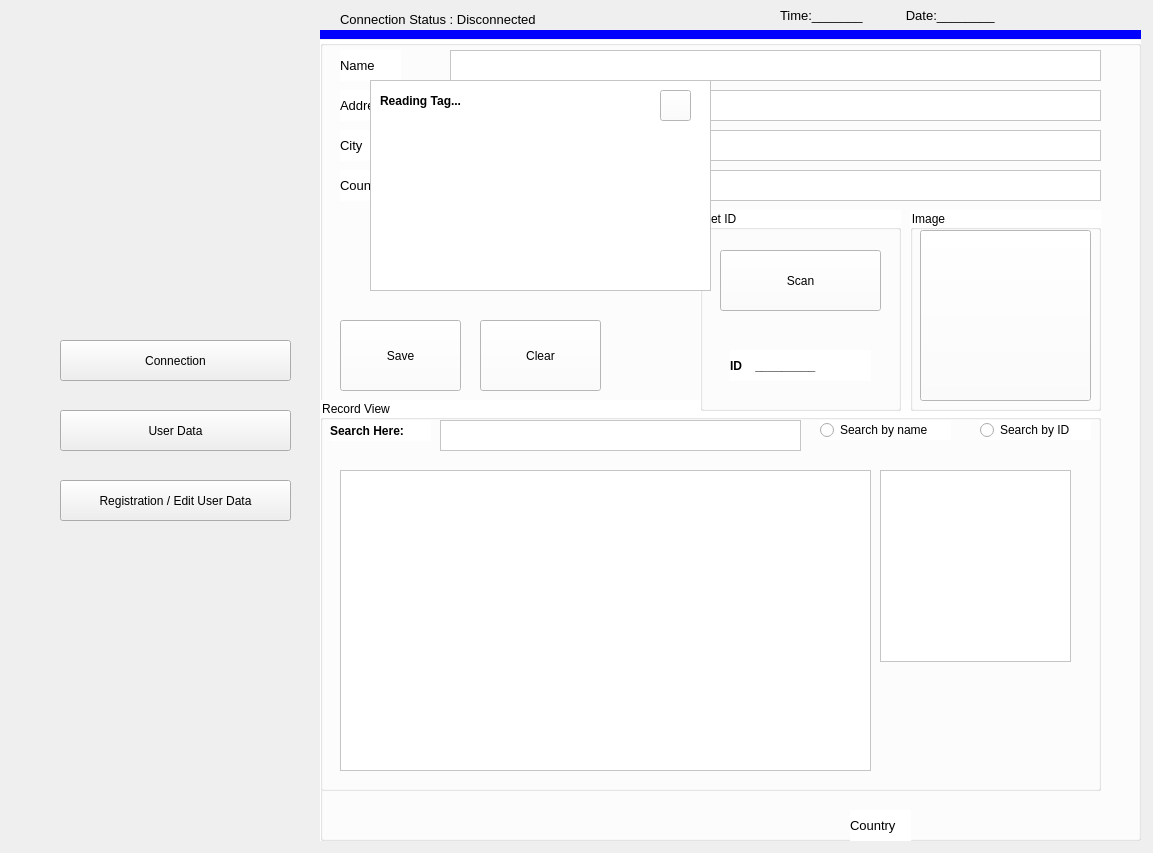
<?xml version="1.0" encoding="UTF-8"?>
<ui version="4.0">
 <class>Form</class>
 <widget class="QWidget" name="Form">
  <property name="geometry">
   <rect>
    <x>0</x>
    <y>0</y>
    <width>1153</width>
    <height>853</height>
   </rect>
  </property>
  <property name="windowTitle">
   <string>Form</string>
  </property>
  <widget class="QPushButton" name="btnUserData">
   <property name="geometry">
    <rect>
     <x>60</x>
     <y>410</y>
     <width>231</width>
     <height>41</height>
    </rect>
   </property>
   <property name="font">
    <font>
     <pointsize>9</pointsize>
    </font>
   </property>
   <property name="text">
    <string>User Data</string>
   </property>
  </widget>
  <widget class="QLabel" name="lbConnectionStatus">
   <property name="geometry">
    <rect>
     <x>340</x>
     <y>9</y>
     <width>251</width>
     <height>21</height>
    </rect>
   </property>
   <property name="font">
    <font>
     <pointsize>10</pointsize>
    </font>
   </property>
   <property name="text">
    <string>Connection Status : Disconnected</string>
   </property>
  </widget>
  <widget class="QLabel" name="lbDateTime">
   <property name="geometry">
    <rect>
     <x>780</x>
     <y>5</y>
     <width>331</width>
     <height>21</height>
    </rect>
   </property>
   <property name="font">
    <font>
     <pointsize>10</pointsize>
    </font>
   </property>
   <property name="text">
    <string>Time:_______            Date:________</string>
   </property>
  </widget>
  <widget class="QLabel" name="label_5">
   <property name="geometry">
    <rect>
     <x>20</x>
     <y>10</y>
     <width>291</width>
     <height>281</height>
    </rect>
   </property>
   <property name="text">
    <string/>
   </property>
   <property name="pixmap">
    <pixmap>../picture/image_tools/image.jpg</pixmap>
   </property>
   <property name="scaledContents">
    <bool>true</bool>
   </property>
  </widget>
  <widget class="QPushButton" name="btnConnection">
   <property name="geometry">
    <rect>
     <x>60</x>
     <y>340</y>
     <width>231</width>
     <height>41</height>
    </rect>
   </property>
   <property name="font">
    <font>
     <pointsize>9</pointsize>
     <stylestrategy>PreferDefault</stylestrategy>
    </font>
   </property>
   <property name="layoutDirection">
    <enum>Qt::LeftToRight</enum>
   </property>
   <property name="text">
    <string>Connection</string>
   </property>
   <property name="iconSize">
    <size>
     <width>20</width>
     <height>20</height>
    </size>
   </property>
  </widget>
  <widget class="QLabel" name="lbBorder">
   <property name="geometry">
    <rect>
     <x>320</x>
     <y>30</y>
     <width>821</width>
     <height>9</height>
    </rect>
   </property>
   <property name="styleSheet">
    <string notr="true">background-color: rgb(0, 0, 255);</string>
   </property>
   <property name="text">
    <string/>
   </property>
  </widget>
  <widget class="QLabel" name="lbConnectImage">
   <property name="geometry">
    <rect>
     <x>600</x>
     <y>10</y>
     <width>20</width>
     <height>20</height>
    </rect>
   </property>
   <property name="text">
    <string/>
   </property>
   <property name="pixmap">
    <pixmap>../picture/image_tools/Disconnect.png</pixmap>
   </property>
   <property name="scaledContents">
    <bool>true</bool>
   </property>
  </widget>
  <widget class="QGroupBox" name="groupBoxConnection">
   <property name="geometry">
    <rect>
     <x>320</x>
     <y>40</y>
     <width>821</width>
     <height>801</height>
    </rect>
   </property>
   <property name="font">
    <font>
     <pointsize>9</pointsize>
    </font>
   </property>
   <property name="styleSheet">
    <string notr="true">background-color: rgb(255, 255, 255);</string>
   </property>
   <property name="title">
    <string/>
   </property>
   <widget class="QComboBox" name="cbxBaudRateUart">
    <property name="geometry">
     <rect>
      <x>660</x>
      <y>20</y>
      <width>131</width>
      <height>31</height>
     </rect>
    </property>
    <property name="font">
     <font>
      <pointsize>9</pointsize>
     </font>
    </property>
   </widget>
   <widget class="QComboBox" name="cbxScanPortUart">
    <property name="geometry">
     <rect>
      <x>170</x>
      <y>20</y>
      <width>381</width>
      <height>31</height>
     </rect>
    </property>
    <property name="font">
     <font>
      <pointsize>9</pointsize>
     </font>
    </property>
   </widget>
   <widget class="QLabel" name="lbBaudRate_5">
    <property name="geometry">
     <rect>
      <x>570</x>
      <y>30</y>
      <width>91</width>
      <height>16</height>
     </rect>
    </property>
    <property name="font">
     <font>
      <pointsize>9</pointsize>
     </font>
    </property>
    <property name="text">
     <string>Baud Rate:</string>
    </property>
   </widget>
   <widget class="QPushButton" name="btnConnectUart">
    <property name="geometry">
     <rect>
      <x>20</x>
      <y>110</y>
      <width>771</width>
      <height>41</height>
     </rect>
    </property>
    <property name="font">
     <font>
      <pointsize>9</pointsize>
      <stylestrategy>PreferDefault</stylestrategy>
     </font>
    </property>
    <property name="layoutDirection">
     <enum>Qt::LeftToRight</enum>
    </property>
    <property name="text">
     <string>Connect</string>
    </property>
    <property name="iconSize">
     <size>
      <width>20</width>
      <height>20</height>
     </size>
    </property>
   </widget>
   <widget class="QPushButton" name="btnScanUart">
    <property name="geometry">
     <rect>
      <x>10</x>
      <y>20</y>
      <width>151</width>
      <height>31</height>
     </rect>
    </property>
    <property name="font">
     <font>
      <pointsize>9</pointsize>
     </font>
    </property>
    <property name="text">
     <string>Scan Port</string>
    </property>
   </widget>
   <widget class="QGroupBox" name="gbxUserData">
    <property name="geometry">
     <rect>
      <x>0</x>
      <y>0</y>
      <width>821</width>
      <height>801</height>
     </rect>
    </property>
    <property name="font">
     <font>
      <pointsize>9</pointsize>
     </font>
    </property>
    <property name="styleSheet">
     <string notr="true">background-color: rgb(255, 255, 255);</string>
    </property>
    <property name="title">
     <string/>
    </property>
    <widget class="QGroupBox" name="groupBoxImg_7">
     <property name="geometry">
      <rect>
       <x>200</x>
       <y>20</y>
       <width>401</width>
       <height>371</height>
      </rect>
     </property>
     <property name="font">
      <font>
       <pointsize>9</pointsize>
      </font>
     </property>
     <property name="title">
      <string>Image and ID</string>
     </property>
     <widget class="QGraphicsView" name="graphicsViewImageData_7">
      <property name="geometry">
       <rect>
        <x>30</x>
        <y>40</y>
        <width>341</width>
        <height>281</height>
       </rect>
      </property>
      <property name="font">
       <font>
        <pointsize>9</pointsize>
       </font>
      </property>
     </widget>
     <widget class="QLabel" name="lbIDUser">
      <property name="geometry">
       <rect>
        <x>80</x>
        <y>330</y>
        <width>181</width>
        <height>31</height>
       </rect>
      </property>
      <property name="font">
       <font>
        <pointsize>10</pointsize>
        <weight>75</weight>
        <bold>true</bold>
       </font>
      </property>
      <property name="text">
       <string>ID :_______________________</string>
      </property>
     </widget>
    </widget>
    <widget class="QGroupBox" name="groupBoxDetailData_7">
     <property name="geometry">
      <rect>
       <x>50</x>
       <y>410</y>
       <width>741</width>
       <height>371</height>
      </rect>
     </property>
     <property name="font">
      <font>
       <pointsize>9</pointsize>
      </font>
     </property>
     <property name="title">
      <string>Detailed Data</string>
     </property>
     <widget class="QLabel" name="lbName_7">
      <property name="geometry">
       <rect>
        <x>80</x>
        <y>70</y>
        <width>161</width>
        <height>31</height>
       </rect>
      </property>
      <property name="font">
       <font>
        <pointsize>10</pointsize>
        <weight>75</weight>
        <bold>true</bold>
       </font>
      </property>
      <property name="text">
       <string>Name            :</string>
      </property>
     </widget>
     <widget class="QLabel" name="lbDispName">
      <property name="geometry">
       <rect>
        <x>270</x>
        <y>70</y>
        <width>181</width>
        <height>31</height>
       </rect>
      </property>
      <property name="font">
       <font>
        <pointsize>10</pointsize>
        <weight>75</weight>
        <bold>true</bold>
       </font>
      </property>
      <property name="text">
       <string>Waiting...</string>
      </property>
     </widget>
     <widget class="QLabel" name="lbDispAddress">
      <property name="geometry">
       <rect>
        <x>270</x>
        <y>130</y>
        <width>181</width>
        <height>31</height>
       </rect>
      </property>
      <property name="font">
       <font>
        <pointsize>10</pointsize>
        <weight>75</weight>
        <bold>true</bold>
       </font>
      </property>
      <property name="text">
       <string>Waiting...</string>
      </property>
     </widget>
     <widget class="QLabel" name="lbAddress_7">
      <property name="geometry">
       <rect>
        <x>80</x>
        <y>130</y>
        <width>161</width>
        <height>31</height>
       </rect>
      </property>
      <property name="font">
       <font>
        <pointsize>10</pointsize>
        <weight>75</weight>
        <bold>true</bold>
       </font>
      </property>
      <property name="text">
       <string>Address        :</string>
      </property>
     </widget>
     <widget class="QLabel" name="lbDispCity">
      <property name="geometry">
       <rect>
        <x>270</x>
        <y>190</y>
        <width>181</width>
        <height>31</height>
       </rect>
      </property>
      <property name="font">
       <font>
        <pointsize>10</pointsize>
        <weight>75</weight>
        <bold>true</bold>
       </font>
      </property>
      <property name="text">
       <string>Waiting...</string>
      </property>
     </widget>
     <widget class="QLabel" name="lbCity_7">
      <property name="geometry">
       <rect>
        <x>80</x>
        <y>190</y>
        <width>161</width>
        <height>31</height>
       </rect>
      </property>
      <property name="font">
       <font>
        <pointsize>10</pointsize>
        <weight>75</weight>
        <bold>true</bold>
       </font>
      </property>
      <property name="text">
       <string>City               :</string>
      </property>
     </widget>
     <widget class="QLabel" name="lbDispCountry">
      <property name="geometry">
       <rect>
        <x>270</x>
        <y>250</y>
        <width>171</width>
        <height>31</height>
       </rect>
      </property>
      <property name="font">
       <font>
        <pointsize>10</pointsize>
        <weight>75</weight>
        <bold>true</bold>
       </font>
      </property>
      <property name="text">
       <string>Waiting...</string>
      </property>
     </widget>
     <widget class="QLabel" name="lbCountry_7">
      <property name="geometry">
       <rect>
        <x>80</x>
        <y>250</y>
        <width>161</width>
        <height>31</height>
       </rect>
      </property>
      <property name="font">
       <font>
        <pointsize>10</pointsize>
        <weight>75</weight>
        <bold>true</bold>
       </font>
      </property>
      <property name="text">
       <string>Country        :</string>
      </property>
     </widget>
     <widget class="QPushButton" name="btnClearUserData">
      <property name="geometry">
       <rect>
        <x>600</x>
        <y>310</y>
        <width>121</width>
        <height>41</height>
       </rect>
      </property>
      <property name="font">
       <font>
        <pointsize>9</pointsize>
        <stylestrategy>PreferDefault</stylestrategy>
       </font>
      </property>
      <property name="layoutDirection">
       <enum>Qt::LeftToRight</enum>
      </property>
      <property name="text">
       <string>Clear</string>
      </property>
      <property name="iconSize">
       <size>
        <width>20</width>
        <height>20</height>
       </size>
      </property>
     </widget>
    </widget>
    <widget class="QGroupBox" name="gbxImageID">
     <property name="geometry">
      <rect>
       <x>0</x>
       <y>0</y>
       <width>821</width>
       <height>801</height>
      </rect>
     </property>
     <property name="font">
      <font>
       <pointsize>9</pointsize>
      </font>
     </property>
     <property name="title">
      <string/>
     </property>
     <widget class="QLabel" name="lb_name_7">
      <property name="geometry">
       <rect>
        <x>20</x>
        <y>10</y>
        <width>61</width>
        <height>31</height>
       </rect>
      </property>
      <property name="font">
       <font>
        <pointsize>10</pointsize>
        <weight>50</weight>
        <bold>false</bold>
       </font>
      </property>
      <property name="text">
       <string>Name</string>
      </property>
     </widget>
     <widget class="QTextEdit" name="txtName">
      <property name="geometry">
       <rect>
        <x>130</x>
        <y>10</y>
        <width>651</width>
        <height>31</height>
       </rect>
      </property>
     </widget>
     <widget class="QTextEdit" name="txtAddress">
      <property name="geometry">
       <rect>
        <x>130</x>
        <y>50</y>
        <width>651</width>
        <height>31</height>
       </rect>
      </property>
     </widget>
     <widget class="QLabel" name="lb_address_7">
      <property name="geometry">
       <rect>
        <x>20</x>
        <y>50</y>
        <width>81</width>
        <height>31</height>
       </rect>
      </property>
      <property name="font">
       <font>
        <pointsize>10</pointsize>
        <weight>50</weight>
        <bold>false</bold>
       </font>
      </property>
      <property name="text">
       <string>Address</string>
      </property>
     </widget>
     <widget class="QTextEdit" name="txtCity">
      <property name="geometry">
       <rect>
        <x>130</x>
        <y>90</y>
        <width>651</width>
        <height>31</height>
       </rect>
      </property>
     </widget>
     <widget class="QLabel" name="lb_city_7">
      <property name="geometry">
       <rect>
        <x>20</x>
        <y>90</y>
        <width>61</width>
        <height>31</height>
       </rect>
      </property>
      <property name="font">
       <font>
        <pointsize>10</pointsize>
        <weight>50</weight>
        <bold>false</bold>
       </font>
      </property>
      <property name="text">
       <string>City</string>
      </property>
     </widget>
     <widget class="QTextEdit" name="txtCountry">
      <property name="geometry">
       <rect>
        <x>130</x>
        <y>130</y>
        <width>651</width>
        <height>31</height>
       </rect>
      </property>
     </widget>
     <widget class="QLabel" name="lb_country_10">
      <property name="geometry">
       <rect>
        <x>20</x>
        <y>130</y>
        <width>61</width>
        <height>31</height>
       </rect>
      </property>
      <property name="font">
       <font>
        <pointsize>10</pointsize>
        <weight>50</weight>
        <bold>false</bold>
       </font>
      </property>
      <property name="text">
       <string>Country</string>
      </property>
     </widget>
     <widget class="QGroupBox" name="groupBoxRecordViewRecord_7">
      <property name="geometry">
       <rect>
        <x>0</x>
        <y>360</y>
        <width>781</width>
        <height>391</height>
       </rect>
      </property>
      <property name="font">
       <font>
        <pointsize>9</pointsize>
       </font>
      </property>
      <property name="title">
       <string>Record View</string>
      </property>
      <widget class="QLabel" name="lb_search_10">
       <property name="geometry">
        <rect>
         <x>10</x>
         <y>20</y>
         <width>101</width>
         <height>21</height>
        </rect>
       </property>
       <property name="font">
        <font>
         <pointsize>9</pointsize>
         <weight>75</weight>
         <bold>true</bold>
        </font>
       </property>
       <property name="text">
        <string>Search Here:</string>
       </property>
      </widget>
      <widget class="QTextEdit" name="textSearch_7">
       <property name="geometry">
        <rect>
         <x>120</x>
         <y>20</y>
         <width>361</width>
         <height>31</height>
        </rect>
       </property>
      </widget>
      <widget class="QRadioButton" name="rioSearchName">
       <property name="geometry">
        <rect>
         <x>500</x>
         <y>20</y>
         <width>131</width>
         <height>20</height>
        </rect>
       </property>
       <property name="font">
        <font>
         <pointsize>9</pointsize>
        </font>
       </property>
       <property name="text">
        <string>Search by name</string>
       </property>
      </widget>
      <widget class="QRadioButton" name="rioSearchID">
       <property name="geometry">
        <rect>
         <x>660</x>
         <y>20</y>
         <width>111</width>
         <height>20</height>
        </rect>
       </property>
       <property name="font">
        <font>
         <pointsize>9</pointsize>
        </font>
       </property>
       <property name="text">
        <string>Search by ID</string>
       </property>
      </widget>
      <widget class="QGraphicsView" name="graphicsViewImage_10">
       <property name="geometry">
        <rect>
         <x>560</x>
         <y>70</y>
         <width>191</width>
         <height>192</height>
        </rect>
       </property>
      </widget>
      <widget class="QTableWidget" name="tableWidgetRecord">
       <property name="geometry">
        <rect>
         <x>20</x>
         <y>70</y>
         <width>531</width>
         <height>301</height>
        </rect>
       </property>
      </widget>
     </widget>
     <widget class="QPushButton" name="btnSaveUser">
      <property name="geometry">
       <rect>
        <x>20</x>
        <y>280</y>
        <width>121</width>
        <height>71</height>
       </rect>
      </property>
      <property name="font">
       <font>
        <stylestrategy>PreferDefault</stylestrategy>
       </font>
      </property>
      <property name="layoutDirection">
       <enum>Qt::LeftToRight</enum>
      </property>
      <property name="text">
       <string>Save</string>
      </property>
      <property name="iconSize">
       <size>
        <width>20</width>
        <height>20</height>
       </size>
      </property>
     </widget>
     <widget class="QPushButton" name="btnClrDataInput">
      <property name="geometry">
       <rect>
        <x>160</x>
        <y>280</y>
        <width>121</width>
        <height>71</height>
       </rect>
      </property>
      <property name="font">
       <font>
        <stylestrategy>PreferDefault</stylestrategy>
       </font>
      </property>
      <property name="layoutDirection">
       <enum>Qt::LeftToRight</enum>
      </property>
      <property name="text">
       <string>Clear</string>
      </property>
      <property name="iconSize">
       <size>
        <width>20</width>
        <height>20</height>
       </size>
      </property>
     </widget>
     <widget class="QGroupBox" name="groupBoxGetID_7">
      <property name="geometry">
       <rect>
        <x>380</x>
        <y>170</y>
        <width>201</width>
        <height>201</height>
       </rect>
      </property>
      <property name="font">
       <font>
        <pointsize>9</pointsize>
       </font>
      </property>
      <property name="title">
       <string>Get ID</string>
      </property>
      <widget class="QPushButton" name="btnScanUser">
       <property name="geometry">
        <rect>
         <x>20</x>
         <y>40</y>
         <width>161</width>
         <height>61</height>
        </rect>
       </property>
       <property name="font">
        <font>
         <stylestrategy>PreferDefault</stylestrategy>
        </font>
       </property>
       <property name="layoutDirection">
        <enum>Qt::LeftToRight</enum>
       </property>
       <property name="text">
        <string>Scan</string>
       </property>
       <property name="iconSize">
        <size>
         <width>20</width>
         <height>20</height>
        </size>
       </property>
      </widget>
      <widget class="QLabel" name="lbIDRegister">
       <property name="geometry">
        <rect>
         <x>30</x>
         <y>140</y>
         <width>141</width>
         <height>31</height>
        </rect>
       </property>
       <property name="font">
        <font>
         <pointsize>9</pointsize>
         <weight>75</weight>
         <bold>true</bold>
        </font>
       </property>
       <property name="text">
        <string>ID    _________</string>
       </property>
      </widget>
     </widget>
     <widget class="QGroupBox" name="groupBoxImage_7">
      <property name="geometry">
       <rect>
        <x>590</x>
        <y>170</y>
        <width>191</width>
        <height>201</height>
       </rect>
      </property>
      <property name="font">
       <font>
        <pointsize>9</pointsize>
       </font>
      </property>
      <property name="title">
       <string>Image</string>
      </property>
      <widget class="QPushButton" name="btnImagePath">
       <property name="geometry">
        <rect>
         <x>10</x>
         <y>20</y>
         <width>171</width>
         <height>171</height>
        </rect>
       </property>
       <property name="font">
        <font>
         <stylestrategy>PreferDefault</stylestrategy>
        </font>
       </property>
       <property name="layoutDirection">
        <enum>Qt::LeftToRight</enum>
       </property>
       <property name="text">
        <string/>
       </property>
       <property name="icon">
        <iconset>
         <normaloff>../picture/image_tools/Click_to_browse.png</normaloff>../picture/image_tools/Click_to_browse.png</iconset>
       </property>
       <property name="iconSize">
        <size>
         <width>200</width>
         <height>200</height>
        </size>
       </property>
      </widget>
     </widget>
     <widget class="QLabel" name="label_8">
      <property name="geometry">
       <rect>
        <x>50</x>
        <y>210</y>
        <width>55</width>
        <height>16</height>
       </rect>
      </property>
      <property name="text">
       <string/>
      </property>
      <property name="pixmap">
       <pixmap>../picture/iconfinder_Computer__Computer_Hardware_USB_Port_Connection_4064143.png</pixmap>
      </property>
     </widget>
     <widget class="QGraphicsView" name="grapViewImgLoading">
      <property name="geometry">
       <rect>
        <x>50</x>
        <y>40</y>
        <width>341</width>
        <height>211</height>
       </rect>
      </property>
     </widget>
     <widget class="QPushButton" name="btnCloseLoading">
      <property name="geometry">
       <rect>
        <x>340</x>
        <y>50</y>
        <width>31</width>
        <height>31</height>
       </rect>
      </property>
      <property name="font">
       <font>
        <stylestrategy>PreferDefault</stylestrategy>
       </font>
      </property>
      <property name="layoutDirection">
       <enum>Qt::LeftToRight</enum>
      </property>
      <property name="text">
       <string/>
      </property>
      <property name="icon">
       <iconset>
        <normaloff>../picture/image_tools/iconfinder_Button_Close-01_1221894.png</normaloff>../picture/image_tools/iconfinder_Button_Close-01_1221894.png</iconset>
      </property>
      <property name="iconSize">
       <size>
        <width>20</width>
        <height>20</height>
       </size>
      </property>
     </widget>
     <widget class="QLabel" name="lb_country_11">
      <property name="geometry">
       <rect>
        <x>530</x>
        <y>770</y>
        <width>61</width>
        <height>31</height>
       </rect>
      </property>
      <property name="font">
       <font>
        <pointsize>10</pointsize>
        <weight>50</weight>
        <bold>false</bold>
       </font>
      </property>
      <property name="text">
       <string>Country</string>
      </property>
     </widget>
     <widget class="QLabel" name="lbReadLoading">
      <property name="geometry">
       <rect>
        <x>60</x>
        <y>50</y>
        <width>111</width>
        <height>21</height>
       </rect>
      </property>
      <property name="font">
       <font>
        <pointsize>9</pointsize>
        <weight>75</weight>
        <bold>true</bold>
       </font>
      </property>
      <property name="text">
       <string>Reading Tag...</string>
      </property>
     </widget>
     <widget class="QLabel" name="lbWaitLoading">
      <property name="geometry">
       <rect>
        <x>170</x>
        <y>110</y>
        <width>101</width>
        <height>81</height>
       </rect>
      </property>
      <property name="font">
       <font>
        <pointsize>10</pointsize>
        <weight>50</weight>
        <bold>false</bold>
       </font>
      </property>
      <property name="text">
       <string/>
      </property>
      <property name="pixmap">
       <pixmap>../picture/image_tools/805.gif</pixmap>
      </property>
      <property name="scaledContents">
       <bool>true</bool>
      </property>
     </widget>
    </widget>
   </widget>
  </widget>
  <widget class="QLabel" name="lb_select">
   <property name="geometry">
    <rect>
     <x>0</x>
     <y>330</y>
     <width>61</width>
     <height>61</height>
    </rect>
   </property>
   <property name="text">
    <string/>
   </property>
   <property name="pixmap">
    <pixmap>../picture/image_tools/icon_select.jpg</pixmap>
   </property>
   <property name="scaledContents">
    <bool>true</bool>
   </property>
  </widget>
  <widget class="QPushButton" name="btnEditData">
   <property name="geometry">
    <rect>
     <x>60</x>
     <y>480</y>
     <width>231</width>
     <height>41</height>
    </rect>
   </property>
   <property name="font">
    <font>
     <pointsize>9</pointsize>
    </font>
   </property>
   <property name="text">
    <string>Registration / Edit User Data</string>
   </property>
  </widget>
 </widget>
 <resources/>
 <connections/>
</ui>
